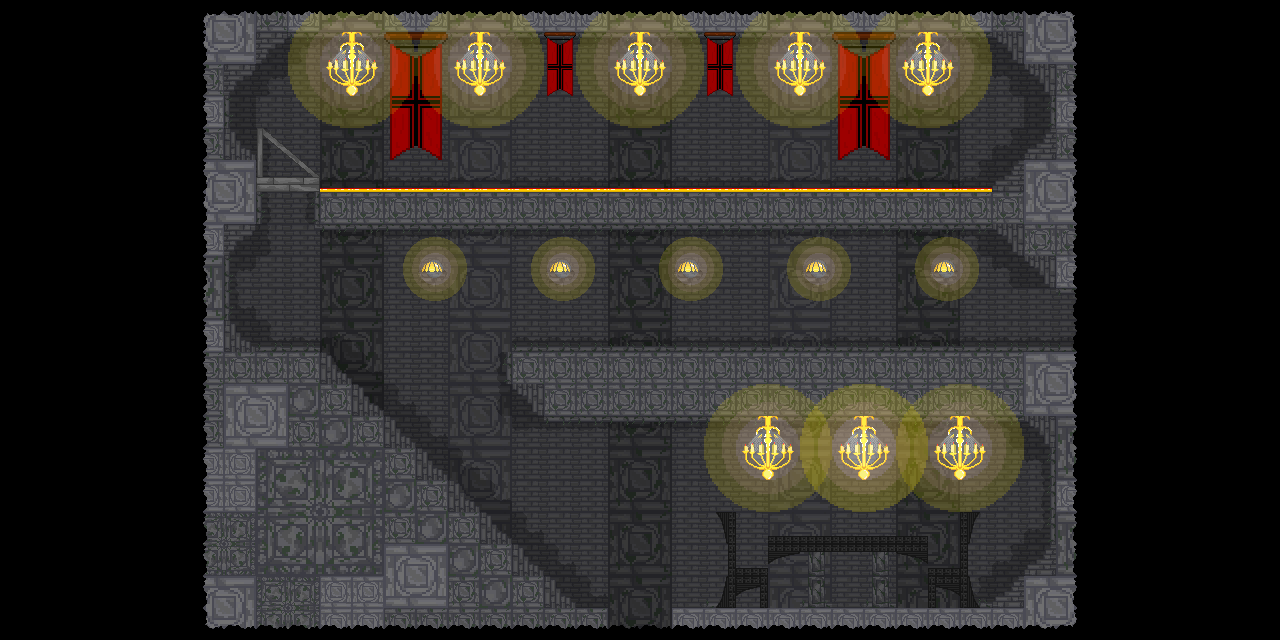

This game map was drawn from its Tiled (.tmx) file and the tilesets committed beside it. A one-line description and the trimmed map source follow:
An orthogonal 40x20 tile map with 32x32 px tiles, 9 tile layers (Castle BG, Tile Layer 6, Depth, Base 2.0, ...), 1 hidden layer not drawn, 4 tilesets and 7 objects.

<map version="1.2" tiledversion="1.3.5" orientation="orthogonal" renderorder="left-up" width="40" height="20" tilewidth="32" tileheight="32" infinite="0" nextlayerid="38" nextobjectid="31">
 <tileset firstgid="1" name="1st" tilewidth="32" tileheight="32" tilecount="182" columns="13">
  <image source="Main Castle Normal.png" width="416" height="448" />
 </tileset>
 <tileset firstgid="183" name="2ndSet" tilewidth="32" tileheight="32" tilecount="728" columns="26">
  <image source="Main Castle x2.png" width="832" height="896" />
 </tileset>
 <tileset firstgid="911" name="3rdSet" tilewidth="32" tileheight="32" tilecount="48" columns="6">
  <image source="64x64 normal.png" width="192" height="256" />
 </tileset>
 <tileset firstgid="959" name="4thSet" tilewidth="32" tileheight="32" tilecount="192" columns="12">
  <image source="64x64 x2.png" width="384" height="512" />
 </tileset>
 <layer id="30" name="Castle BG" width="40" height="20">
  <data>[800 cells, 560 non-empty, 9 distinct tile ids]</data>
 </layer>
 <layer id="32" name="Tile Layer 6" width="40" height="20" opacity="0.42">
  <data>[800 cells, 800 non-empty, 1 distinct tile ids]</data>
 </layer>
 <layer id="33" name="Depth" width="40" height="20" opacity="0.23">
  <data>[800 cells, 152 non-empty, 9 distinct tile ids]</data>
 </layer>
 <layer id="1" name="Tile Layer 1" width="40" height="20" visible="0" opacity="0.18">
  <data>[800 cells, 24 non-empty, 1 distinct tile ids]</data>
 </layer>
 <layer id="29" name="Base 2.0" width="40" height="20">
  <data>[800 cells, 39 non-empty, 5 distinct tile ids]</data>
 </layer>
 <layer id="28" name="Base" width="40" height="20">
  <data>[800 cells, 389 non-empty, 71 distinct tile ids]</data>
 </layer>
 <layer id="34" name="Lights" width="40" height="20" opacity="0.32">
  <data>[800 cells, 112 non-empty, 16 distinct tile ids]</data>
 </layer>
 <layer id="35" name="Tile Layer 9" width="40" height="20" opacity="0.41">
  <data>[800 cells, 16 non-empty, 16 distinct tile ids]</data>
 </layer>
 <layer id="36" name="Tile Layer 10" width="40" height="20" opacity="0.31" offsetx="19" offsety="13">
  <data>[800 cells, 20 non-empty, 4 distinct tile ids]</data>
 </layer>
 <layer id="31" name="Dark" width="40" height="20">
  <data>[800 cells, 332 non-empty, 9 distinct tile ids]</data>
 </layer>
 <objectgroup id="37" name="Object Layer 1">
  <object id="24" x="1088" y="288">
   <properties>
    <property name="bodyType" value="static" />
    <property name="friction" type="float" value="10" />
    <property name="objType" value="ground" />
   </properties>
   <polygon points="0,0 -32,0 -38,0 -96,-58 -774,-58 -774,-96 -774,-111 -768,-111 -768,-100 -96,-100 -70,-128 -64,-128 -64,-135 -37,-160 -37,-191 -64,-218 -64,-224 -70,-224 -96,-251 -801,-250 -826,-224 -832,-224 -832,-218 -858,-193 -859,-160 -832,-134 -832,-111 -827,-111 -827,-64 -832,-64 -832,-58 -858,-32 -858,32 -832,59 -768,59 -768,64 -762,64 -510,319 -480,320 -480,352 -896,352 -896,-288 0,-288" />
  </object>
  <object id="25" x="1088" y="352">
   <properties>
    <property name="bodyType" value="static" />
    <property name="friction" type="float" value="10" />
    <property name="objType" value="ground" />
   </properties>
   <polygon points="0,0 -15,-5 -580,-4 -580,33 -543,69 -63,69 -38,96 -38,193 -95,250 -112,256 -417,255 -416,288 0,288" />
  </object>
  <object id="26" x="736" y="512">
   <properties>
    <property name="bodyType" value="static" />
    <property name="friction" type="float" value="10" />
    <property name="objType" value="ground" />
   </properties>
   <polygon points="0,0 -21,0 -8,33 -8,65 -20,95 0,95 0,85 24,74 24,93 33,95 32,64 32,55 0,56" />
  </object>
  <object id="27" x="960" y="512">
   <properties>
    <property name="bodyType" value="static" />
    <property name="friction" type="float" value="10" />
    <property name="objType" value="ground" />
   </properties>
   <polygon points="0,0 0,56 -32,56 -32,95 -24,95 -24,72 0,83 0,96 21,96 8,63 7,32 21,-1" />
  </object>
  <object id="28" x="768" y="537">
   <properties>
    <property name="bodyType" value="static" />
    <property name="friction" type="float" value="10" />
    <property name="objType" value="ground" />
   </properties>
   <polygon points="0,0 0,27 32,15 129,15 161,28 160,-1" />
  </object>
  <object id="29" x="582" y="624" width="113" height="38.333">
   <properties>
    <property name="bodyType" value="static" />
    <property name="isSensor" value="true" />
    <property name="myName" value="bottomExit" />
   </properties>
  </object>
  <object id="30" x="1072" y="266" width="26" height="91.333">
   <properties>
    <property name="bodyType" value="static" />
    <property name="isSensor" value="true" />
    <property name="myName" value="rightExit" />
   </properties>
  </object>
 </objectgroup>
</map>
